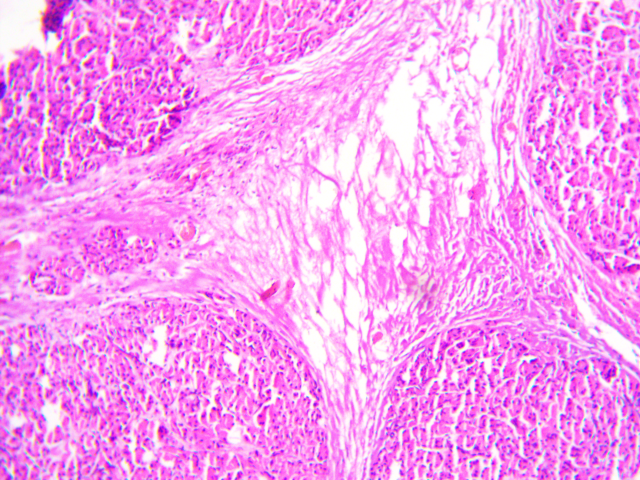
#> input picture Pancreas/10x_png/10_Pancreas_10x.png, 1280 x 960 px, given in place of 2_Pancreas_10x.png, which was not available (shown at 1/2 size)
$ python ssim.py
#> lines starting #> are read from the running program, lines starting #| are printed output that depends on the picture; long printed decimals are rounded; pictures that were not available may be replaced by others from this repository, and a replacement may not be noted
#> further down, image1 is the input picture: shape (960, 1280, 3); mean B, G, R 240.3, 158.7, 245.3
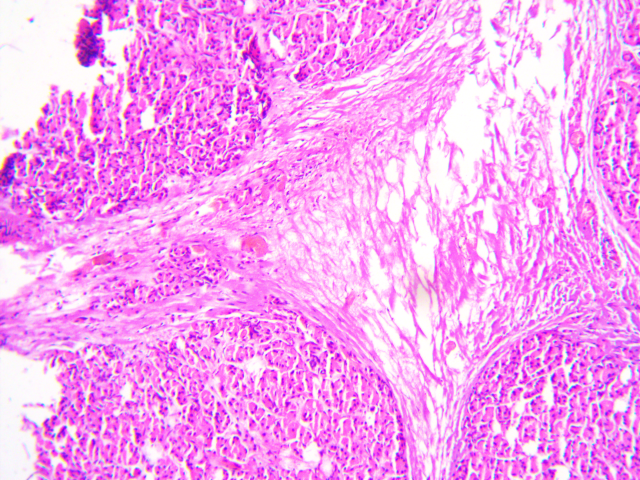
#> input picture Pancreas/10x_png/11_Pancreas_10x.png, 1280 x 960 px, given in place of 1.png, which was not available (shown at 1/2 size)
#> further down, image2 is the input picture: shape (960, 1280, 3); mean B, G, R 241.6, 162, 245.3
import cv2
import os
import numpy as np

def calculate_ssim(img1, img2):

    if len(img1.shape) == 3:
        img1 = cv2.cvtColor(img1, cv2.COLOR_BGR2GRAY)
    if len(img2.shape) == 3:
        img2 = cv2.cvtColor(img2, cv2.COLOR_BGR2GRAY)


    C1 = 6.5025
    C2 = 58.5225


    img1 = img1.astype(np.float64)
    img2 = img2.astype(np.float64)


    mu1 = cv2.GaussianBlur(img1, (11, 11), 1.5)
    mu2 = cv2.GaussianBlur(img2, (11, 11), 1.5)
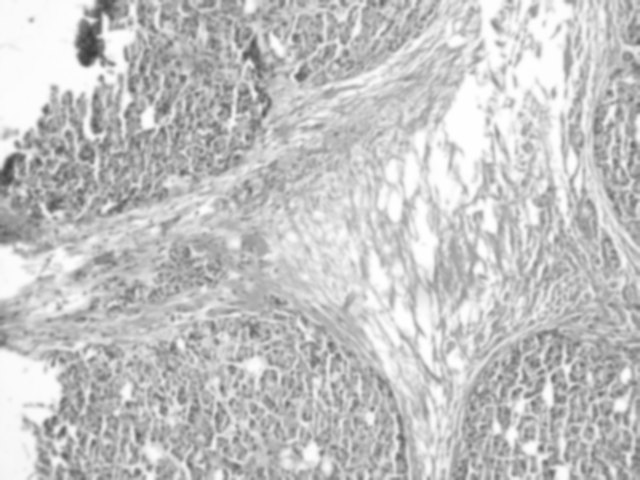
#> mu2: shape (480, 640) float64; min 61.18, max 255, mean 196.1

    mu1_sq = mu1 ** 2
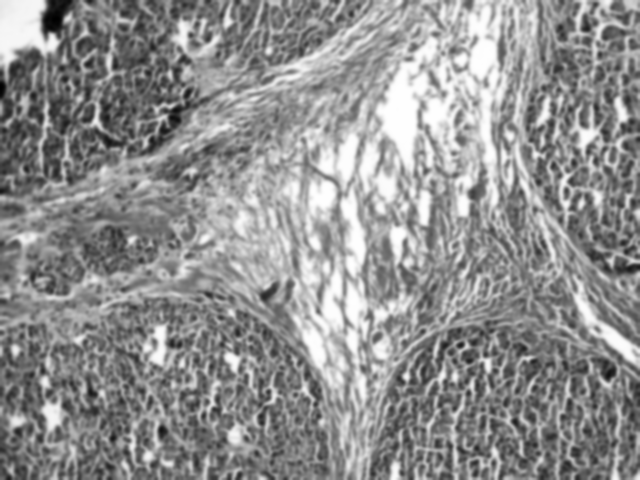
#> mu1_sq: shape (480, 640) float64; min 3782.6, max 65024, mean 38492.2; drawn with min black and max white
    mu2_sq = mu2 ** 2
    mu1_mu2 = mu1 * mu2
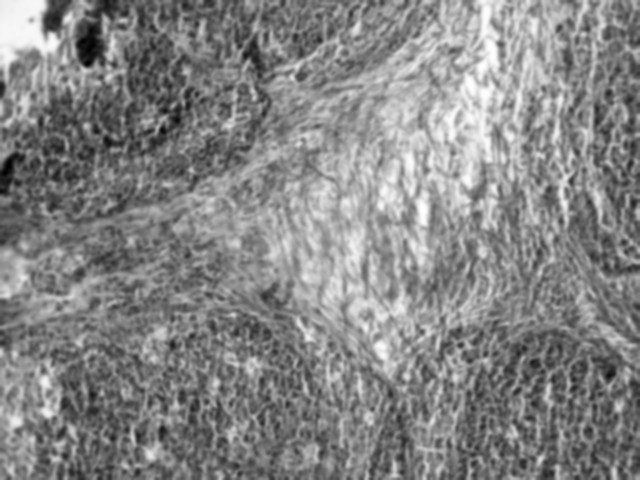
#> mu1_mu2: shape (480, 640) float64; min 9091.9, max 64760.7, mean 38163.8; drawn with min black and max white


    sigma1_sq = cv2.GaussianBlur(img1 ** 2, (11, 11), 1.5) - mu1_sq
    sigma2_sq = cv2.GaussianBlur(img2 ** 2, (11, 11), 1.5) - mu2_sq
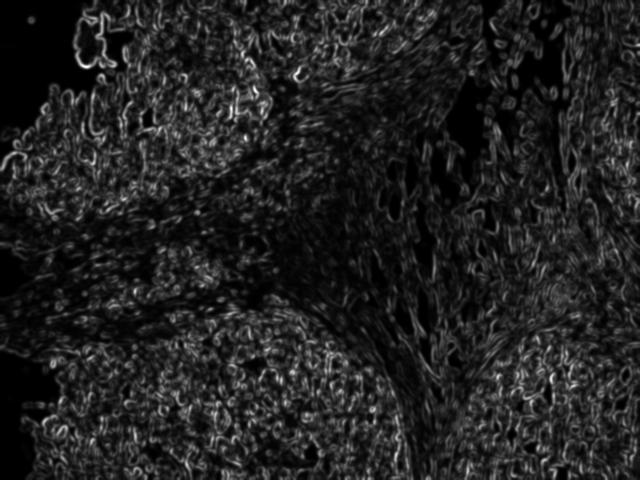
#> sigma2_sq: shape (480, 640) float64; min 0.0155, max 4487.4, mean 600.7; drawn with min black and max white
    sigma12 = cv2.GaussianBlur(img1 * img2, (11, 11), 1.5) - mu1_mu2
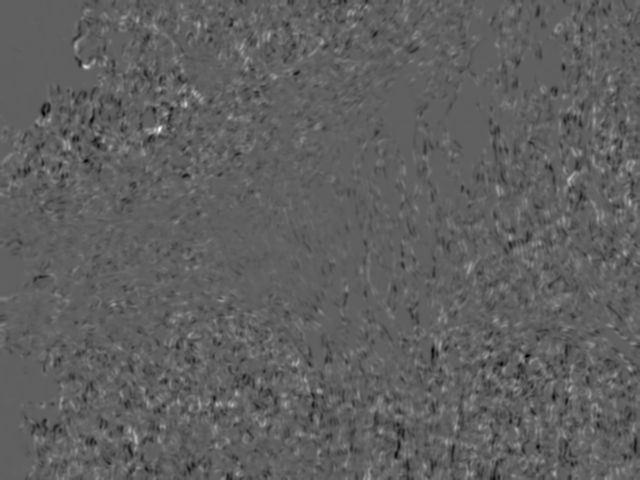
#> sigma12: shape (480, 640) float64; min -2020.7, max 3344.5, mean -4.1; drawn with min black and max white

    # Compute SSIM
    ssim_map = ((2 * mu1_mu2 + C1) * (2 * sigma12 + C2)) / ((mu1_sq + mu2_sq + C1) * (sigma1_sq + sigma2_sq + C2))
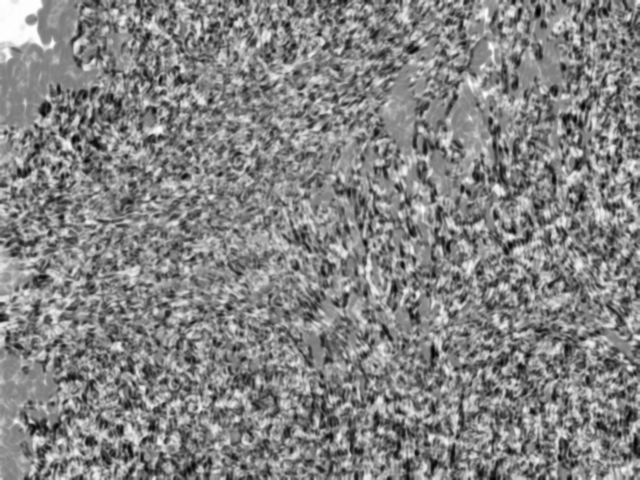
#> ssim_map: shape (480, 640) float64; min -0.912, max 0.996, mean 0.0754; drawn with min black and max white
    ssim_value = ssim_map.mean()
#> ssim_value = 0.0754

    return ssim_value


folder1 = 'C:/PBL_FINAL/Project-Based-Learning/Pancreas/10x_png'           # Folder with registered images (image1)
folder2 = 'C:/PBL_FINAL/Project-Based-Learning/Pancreas/Overlaid_SIFT' # Folder with input images (image2)


new_width = 640
new_height = 480


for i in range(2, 36):
    image1_base_name = f"{i}_Pancreas_10x"  # Image from folder1 (with extension)
    image2_base_name = f"{i-1}"          # Corresponding image from folder2 (with extension)


    image1_path = f"{folder1}/{image1_base_name}.png"
    image2_path = f"{folder2}/{image2_base_name}.png"


    image1 = cv2.imread(image1_path)
    image2 = cv2.imread(image2_path)

    if image1 is None or image2 is None:
        print(f"Error loading images: {image1_base_name}, {image2_base_name}")
    else:

        scaled_image1 = cv2.resize(image1, (new_width, new_height), interpolation=cv2.INTER_AREA)
        scaled_image2 = cv2.resize(image2, (new_width, new_height), interpolation=cv2.INTER_AREA)


        ssim_value = calculate_ssim(scaled_image1, scaled_image2)
#> ssim_value = 0.0754


        print(f"SSIM between {image1_base_name}.png and {image2_base_name}.png: {ssim_value}")
#| SSIM between 2_Pancreas_10x.png and 1.png: 0.07542
